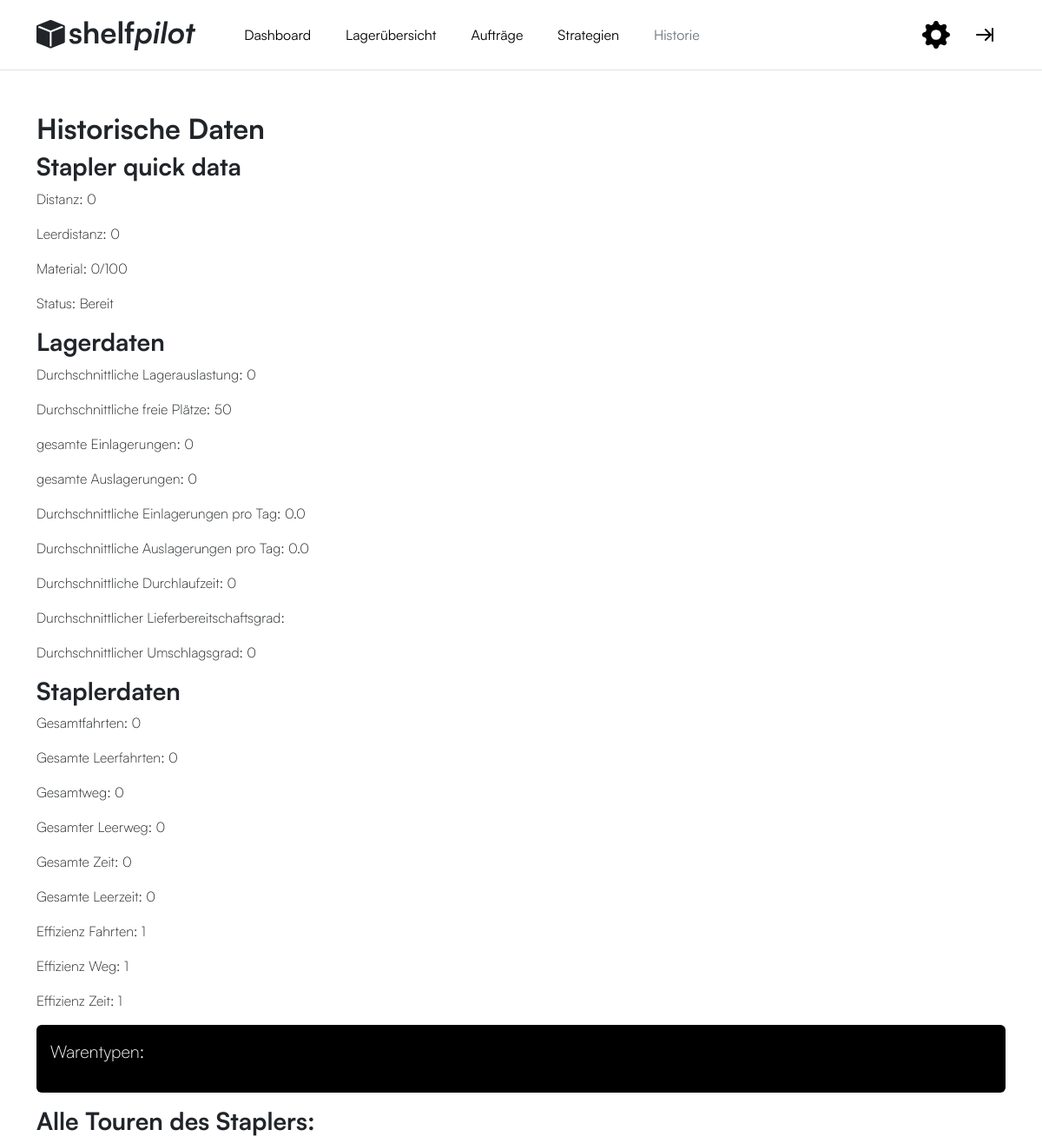
The page /historie on the database its author committed.
### core/models.py (models this page shows)
class Stacker(models.Model):
    storage = models.ForeignKey(Storage, on_delete=models.SET_NULL, null=True) # Der Simulation Stacker muss sich über alle Felder bewegen können
    strategy = models.ForeignKey('Strategy', on_delete=models.SET_NULL, null=True)
    status = models.CharField(max_length=200)
    distance = models.IntegerField(default=0)
    emptyDistance = models.IntegerField(default=0)
    time = models.IntegerField(default=0)
    emptyTime = models.IntegerField(default=0)
    material_load = models.IntegerField(default=0)
    @staticmethod
    def getTourEfficiency(tourNum,emptyTours):
        tourEfficiency=1 if tourNum==0 or emptyTours==0 else 1-(emptyTours/tourNum)
        return round(tourEfficiency,2)
    @staticmethod
    def getDistanceEfficiency(distance,emptyDistance):
        distanceEfficiency=1 if distance==0 or emptyDistance==0 else 1-(emptyDistance/distance)
        return round(distanceEfficiency,2)
    @staticmethod
    def getTimeEfficiency(time,emptyTime):
        timeEfficiency=1 if time==0 or emptyTime==0 else 1-(emptyTime/time)
        return round(timeEfficiency,2)

class Parameter(models.Model):
    stacker = models.ForeignKey(Stacker, on_delete=models.CASCADE)
    weight_control = models.BooleanField()
    weight_control_value = models.IntegerField(default=0)
    weight_control_from_story = models.IntegerField(default=0)
    vertical_speed = models.IntegerField()
    horizontal_speed = models.IntegerField()
    material_durability = models.IntegerField()

### core/views.py (the view)
# urls.py: path("historie", views.history, name="history"),
def history(request):
    tours = Tour.objects.all()
    stacker = Stacker.objects.get()
    parameter = Parameter.objects.get()
    topProducts = Product.getTopProducts()
    aC=Product.getAverageCapacity()
    aRC=(Storage.objects.all().count()- 2 - aC)
    aLT=Tour.getAverageLeadTime()
    aTR=Tour.getAverageTurnoverRatio()
    days=Product.getDays()[0]
    tOI=Order.objects.filter(status="Geschlossen",type="Einlagerung").count()
    tOO=Order.objects.filter(status="Geschlossen",type="Auslagerung").count()
    aOIPD=tOI/days
    aOOPD=tOO/days
    tN=Tour.objects.filter(stacker=stacker).count()
    eT=Tour.objects.filter(stacker=stacker,type=None).count()
    d=stacker.distance
    eD=stacker.emptyDistance
    t=stacker.time
    eTi=stacker.emptyTime
    efT=stacker.getTourEfficiency(tN,eT)
    efD=stacker.getDistanceEfficiency(d,eD)
    efTi=stacker.getTimeEfficiency(t,eTi)
    context={'tours':tours,'stacker':stacker,'parameter':parameter,'topProducts':topProducts}
    averageContext={'averageCapacity':aC,'averageRestCapacity':aRC,'averageLeadTime':aLT,'averageTurnoverRatio':aTR}
    orderContext={'totalOrdersIn':tOI,'totalOrdersOut':tOO,'averageOrdersInPerDay':aOIPD,'averageOrdersOutPerDay':aOOPD}
    stackerContext={'toursNum':tN,'emptyTours':eT,'distance':d,'emptyDistance':eD,'time':t,'emptyTime':eTi,'efficiencyTour':efT,'efficiencyDistance':efD,'efficiencyTime':efTi}
    context.update(orderContext)
    context.update(averageContext)
    context.update(stackerContext)
    return render(request, 'history.html',context)

### core/models.py (called while the page is built, shortened)
    @staticmethod
    def getTopProducts():
        productsOnceStored = Product.objects.filter(stored_on__isnull=False)
        product_names = [product.name for product in productsOnceStored]
        product_counts = Counter(product_names)
        sortedProducts = sorted(product_counts.keys(), key=lambda x: (-product_counts[x], x))
        return sortedProducts

    @staticmethod
    def getAverageCapacity():
        products = Product.objects.filter(stored_on__isnull=False)
        if not products.exists():
            return 0

    @staticmethod
    def getDays():
        products = Product.objects.filter(stored_on__isnull=False)
        earliestDate=products.aggregate(minDate=models.Min('stored_on'))['minDate']
        latestDate=products.aggregate(maxDate=models.Max('stored_on'))['maxDate']
        dateDifference = None
        if earliestDate and latestDate:
            dateDifference=(latestDate-earliestDate).days
        dateDifference=1 if dateDifference==0 or dateDifference==None else dateDifference
        return [dateDifference,earliestDate,latestDate]

    @staticmethod
    def getAverageLeadTime():
        totalLeadTime=0
        totalProductsMoved=0
        productWithMultipleTours=Product.objects.annotate(numTours=Count('tours')).filter(numTours__gt=1)
        for product in productWithMultipleTours:
            tours=Tour.objects.filter(product=product)
            for tour in tours:
                totalLeadTime+=tour.time
            totalProductsMoved+=1
        averageLeadTime=0 if totalProductsMoved==0 else totalLeadTime/totalProductsMoved
        return averageLeadTime

    @staticmethod
    def getAverageTurnoverRatio():
        tPM=Tour.getTotalProductsMoved()
        aC=Product.getAverageCapacity()
        averageTurnoverRatio = 0 if tPM==0 or aC==0 else tPM/aC
        return round(averageTurnoverRatio,2)

    @staticmethod
    def getTotalProductsMoved():
        productsWithMultipleOrders=Product.objects.annotate(numOrders=Count('related_order')).filter(numOrders__gt=1)
        totalProductsMoved=productsWithMultipleOrders.count()
        return totalProductsMoved

### templates/history.html (shortened to what this page needs)
{% extends "master.html" %}
{% block content %}
    <h2>Historische Daten</h2>
    <h3> Stapler quick data </h3>
    <p> Distanz: {{ stacker.distance }} </p>
    <p> Leerdistanz: {{ stacker.emptyDistance }} </p>
    <p> Material: {{ stacker.material_load }}/{{ parameter.material_durability }}</p>
    <p> Status: {{ stacker.status }} </p>
    <h3> Lagerdaten </h3>
    <p> Durchschnittliche Lagerauslastung: {{ averageCapacity }} </p>
    <p> Durchschnittliche freie Plätze: {{ averageRestCapacity }} </p>
    <p> gesamte Einlagerungen: {{ totalOrdersIn }} </p>
    <p> gesamte Auslagerungen: {{ totalOrdersOut }} </p>
    <p> Durchschnittliche Einlagerungen pro Tag: {{ averageOrdersInPerDay }} </p>
    <p> Durchschnittliche Auslagerungen pro Tag: {{ averageOrdersOutPerDay }} </p>
    <p> Durchschnittliche Durchlaufzeit: {{ averageLeadTime }} </p>
    <p> Durchschnittlicher Lieferbereitschaftsgrad: </p>
    <p> Durchschnittlicher Umschlagsgrad: {{ averageTurnoverRatio }} </p>
    <h3> Staplerdaten </h3>
    <p> Gesamtfahrten: {{ toursNum }}</p>
    <p> Gesamte Leerfahrten: {{ emptyTours}} </p>
    <p> Gesamtweg: {{ distance }} </p>
    <p> Gesamter Leerweg: {{ emptyDistance }} </p>
    <p> Gesamte Zeit: {{ time }} </p>
    <p> Gesamte Leerzeit: {{ emptyTime }} </p>
    <p> Effizienz Fahrten: {{ efficiencyTour }} </p>
    <p> Effizienz Weg: {{ efficiencyDistance }} </p>
    <p> Effizienz Zeit: {{ efficiencyTime }} </p>
    <div class="bg-black p-3 text-white rounded mb-3">
        <p class="fs-5">Warentypen: </p>
    </div>
    <h3> Alle Touren des Staplers: </h3>
{% endblock %}

### static/css/satoshi.css (style rules this page uses)
body { font-family: 'Satoshi-Regular', sans-serif; }
h1, h2, h3 { font-family: 'Satoshi-Bold', sans-serif; }
small, p { font-family: 'Satoshi-Light', sans-serif; }

### rows shown on the page
Stacker: distance "0", emptyDistance "0", material_load "0", status "Bereit"
Parameter: material_durability "100"

### other values the page prints
{{ averageCapacity }} "0"
{{ averageRestCapacity }} "50"
{{ totalOrdersIn }} "0"
{{ totalOrdersOut }} "0"
{{ averageOrdersInPerDay }} "0.0"
{{ averageOrdersOutPerDay }} "0.0"
{{ averageLeadTime }} "0"
{{ averageTurnoverRatio }} "0"
{{ toursNum }} "0"
{{ emptyTours }} "0"
{{ distance }} "0"
{{ emptyDistance }} "0"
{{ time }} "0"
{{ emptyTime }} "0"
{{ efficiencyTour }} "1"
